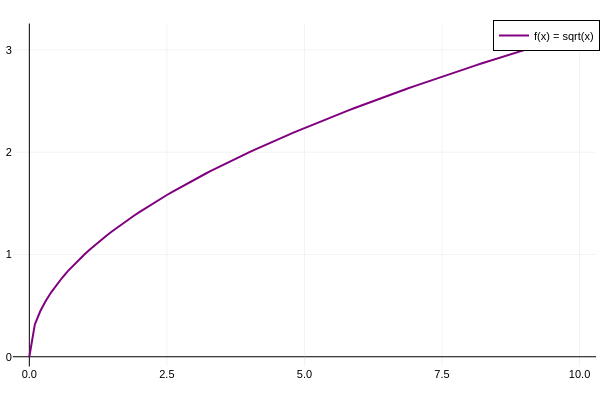

This figure's notebook cell:
### Markdown cell above
<a id="example-sqrt"></a>
#### Square Root Function

**Mathematical Concept:**
The principal inverse of $x^2$, restricted to non-negative reals.
$$ f(x) = \sqrt{x} $$

**Modeling Objective:**
Showcase domain restriction and decelerating positive growth.

[⬆ Back to Table of Contents](#table-of-contents)

### Code cell
x = 0:0.1:10
z = sqrt.(x)

plot(x, z, 
     label="f(x) = sqrt(x)",
     color=:purple, 
     lw=2,
     framestyle=:zerolines,
     grid=true)

### Figure 1 — Plotly figure (JSON) as saved in the notebook; plotly's stock layout.template omitted (floating-point values rounded to 4 significant figures)
{"data": [{"colorbar": {"len": 0.9525, "title": "", "x": 0.9934, "y": 0.5139}, "legendgroup": "f(x) = sqrt(x)", "line": {"color": "rgba(128, 0, 128, 1.000)", "dash": "solid", "shape": "linear", "width": 2}, "mode": "lines", "name": "f(x) = sqrt(x)", "showlegend": true, "type": "scatter", "x": [0, 0.1, 0.2, 0.3, 0.4, 0.5, 0.6, 0.7, 0.8, 0.9, 1, 1.1, 1.2, 1.3, 1.4, 1.5, 1.6, 1.7, 1.8, 1.9, 2, 2.1, 2.2, 2.3, 2.4, 2.5, 2.6, 2.7, 2.8, 2.9, 3, 3.1, 3.2, 3.3, 3.4, 3.5, 3.6, 3.7, 3.8, 3.9, 4, 4.1, 4.2, 4.3, 4.4, 4.5, 4.6, 4.7, 4.8, 4.9, 5, 5.1, 5.2, 5.3, 5.4, 5.5, 5.6, 5.7, 5.8, 5.9, 6, 6.1, 6.2, 6.3, 6.4, 6.5, 6.6, 6.7, 6.8, 6.9, 7, 7.1, 7.2, 7.3, 7.4, 7.5, 7.6, 7.7, 7.8, 7.9, 8, 8.1, 8.2, 8.3, 8.4, 8.5, 8.6, 8.7, 8.8, 8.9, 9, 9.1, 9.2, 9.3, 9.4, 9.5, 9.6, 9.7, 9.8, 9.9, 10], "xaxis": "x", "y": [0, 0.3162, 0.4472, 0.5477, 0.6325, 0.7071, 0.7746, 0.8367, 0.8944, 0.9487, 1, 1.049, 1.095, 1.14, 1.183, 1.225, 1.265, 1.304, 1.342, 1.378, 1.414, 1.449, 1.483, 1.517, 1.549, 1.581, 1.612, 1.643, 1.673, 1.703, 1.732, 1.761, 1.789, 1.817, 1.844, 1.871, 1.897, 1.924, 1.949, 1.975, 2, 2.025, 2.049, 2.074, 2.098, 2.121, 2.145, 2.168, 2.191, 2.214, 2.236, 2.258, 2.28, 2.302, 2.324, 2.345, 2.366, 2.387, 2.408, 2.429, 2.449, 2.47, 2.49, 2.51, 2.53, 2.55, 2.569, 2.588, 2.608, 2.627, 2.646, 2.665, 2.683, 2.702, 2.72, 2.739, 2.757, 2.775, 2.793, 2.811, 2.828, 2.846, 2.864, 2.881, 2.898, 2.915, 2.933, 2.95, 2.966, 2.983, 3, 3.017, 3.033, 3.05, 3.066, 3.082, 3.098, 3.114, 3.13, 3.146, 3.162], "yaxis": "y"}], "layout": {"annotations": [], "height": 400, "legend": {"bgcolor": "rgba(255, 255, 255, 1.000)", "bordercolor": "rgba(0, 0, 0, 1.000)", "borderwidth": 1, "font": {"color": "rgba(0, 0, 0, 1.000)", "family": "sans-serif", "size": 11}, "title": {"font": {"color": "rgba(0, 0, 0, 1.000)", "family": "sans-serif", "size": 15}, "text": ""}, "tracegroupgap": 0, "traceorder": "normal", "x": 1, "xanchor": "auto", "y": 1, "yanchor": "auto"}, "margin": {"b": 20, "l": 0, "r": 0, "t": 20}, "paper_bgcolor": "rgba(255, 255, 255, 1.000)", "plot_bgcolor": "rgba(255, 255, 255, 1.000)", "showlegend": true, "width": 600, "xaxis": {"anchor": "y", "domain": [0.02138, 0.9934], "gridcolor": "rgba(0, 0, 0, 0.100)", "gridwidth": 0.5, "linecolor": "rgba(0, 0, 0, 1.000)", "mirror": false, "range": [-0.3, 10.3], "showgrid": true, "showline": false, "showticklabels": true, "tickangle": 0, "tickcolor": "rgba(0, 0, 0, 0.000)", "tickfont": {"color": "rgba(0, 0, 0, 1.000)", "family": "sans-serif", "size": 11}, "tickmode": "array", "ticks": "inside", "ticktext": ["0.0", "2.5", "5.0", "7.5", "10.0"], "tickvals": [0, 2.5, 5, 7.5, 10], "title": "", "titlefont": {"color": "rgba(0, 0, 0, 1.000)", "family": "sans-serif", "size": 15}, "type": "-", "visible": true, "zeroline": true, "zerolinecolor": "rgba(0, 0, 0, 1.000)"}, "yaxis": {"anchor": "x", "domain": [0.03762, 0.9902], "gridcolor": "rgba(0, 0, 0, 0.100)", "gridwidth": 0.5, "linecolor": "rgba(0, 0, 0, 1.000)", "mirror": false, "range": [-0.09487, 3.257], "showgrid": true, "showline": false, "showticklabels": true, "tickangle": 0, "tickcolor": "rgba(0, 0, 0, 0.000)", "tickfont": {"color": "rgba(0, 0, 0, 1.000)", "family": "sans-serif", "size": 11}, "tickmode": "array", "ticks": "inside", "ticktext": ["0", "1", "2", "3"], "tickvals": [0, 1, 2, 3], "title": "", "titlefont": {"color": "rgba(0, 0, 0, 1.000)", "family": "sans-serif", "size": 15}, "type": "-", "visible": true, "zeroline": true, "zerolinecolor": "rgba(0, 0, 0, 1.000)"}}}
